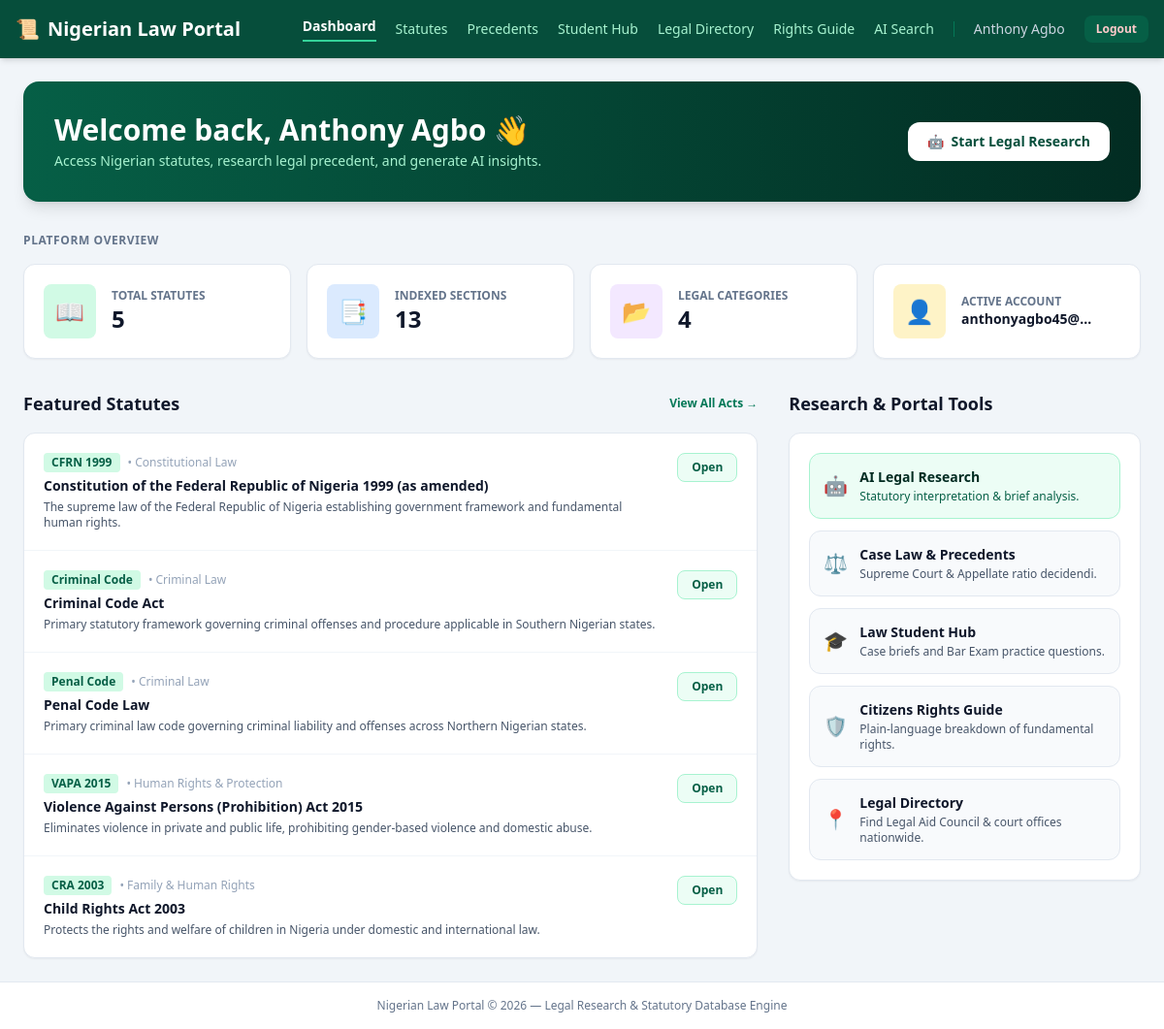
The page /dashboard (signed in) on the database its author committed.
### app.py (models this page shows, shortened)
class User(UserMixin, db.Model):
    id = db.Column(db.Integer, primary_key=True)
    full_name = db.Column(db.String(100), nullable=False)
    email = db.Column(db.String(120), unique=True, nullable=False)
    password_hash = db.Column(db.String(256), nullable=False)

class Statute(db.Model):
    id = db.Column(db.Integer, primary_key=True)
    title = db.Column(db.String(255), nullable=False)
    abbreviation = db.Column(db.String(20), nullable=False)
    category = db.Column(db.String(100), nullable=False)
    jurisdiction = db.Column(db.String(50), default="Federal")
    description = db.Column(db.Text, nullable=False)

### app.py (the view)
@app.route("/dashboard")
@login_required
def dashboard():
    total_statutes = Statute.query.count()
    total_sections = StatuteSection.query.count()
    categories = db.session.query(Statute.category).distinct().all()
    total_categories = len([c[0] for c in categories if c[0]])
    featured_statutes = Statute.query.limit(5).all()
    return render_template(
        "dashboard.html",
        total_statutes=total_statutes,
        total_sections=total_sections,
        total_categories=total_categories,
        featured_statutes=featured_statutes
    )

### app.py (called while the page is built)
@login_manager.user_loader
def load_user(user_id):
    return db.session.get(User, int(user_id))

### templates/dashboard.html (shortened to what this page needs)
<!DOCTYPE html>
<html lang="en">
<head>
    <script src="https://cdn.tailwindcss.com"></script>
</head>
<body class="bg-slate-100 font-sans text-slate-800 min-h-screen flex flex-col">
    <nav class="bg-emerald-900 text-white p-4 shadow-md sticky top-0 z-50">
        <div class="max-w-7xl mx-auto flex justify-between items-center">
            <a href="/dashboard" class="text-xl font-bold flex items-center gap-2">
                <span>📜</span> Nigerian Law Portal
            </a>
            <div class="flex items-center gap-5 text-sm overflow-x-auto">
                <a href="/dashboard" class="text-white font-bold border-b-2 border-emerald-400 pb-1">Dashboard</a>
                <a href="/laws" class="text-emerald-200 hover:text-white transition-colors">Statutes</a>
                <a href="/cases" class="text-emerald-200 hover:text-white transition-colors">Precedents</a>
                <a href="/student-hub" class="text-emerald-200 hover:text-white transition-colors">Student Hub</a>
                <a href="/directory" class="text-emerald-200 hover:text-white transition-colors">Legal Directory</a>
                <a href="/rights-guide" class="text-emerald-200 hover:text-white transition-colors">Rights Guide</a>
                <a href="/ai-search" class="text-emerald-200 hover:text-white transition-colors">AI Search</a>
                <span class="text-slate-300 font-medium hidden md:inline">{{ current_user.full_name }}</span>
                <a href="/logout" class="bg-emerald-800 hover:bg-emerald-700 px-3 py-1.5 rounded-lg text-xs font-semibold text-red-200 hover:text-white transition-colors shrink-0">
                    Logout
                </a>
            </div>
        </div>
    </nav>
    <main class="max-w-7xl mx-auto p-6 flex-grow w-full space-y-8">
        <div class="bg-gradient-to-r from-emerald-800 to-emerald-950 text-white rounded-2xl p-6 md:p-8 shadow-lg flex flex-col md:flex-row justify-between items-start md:items-center gap-4">
            <div>
                <h1 class="text-2xl md:text-3xl font-bold">Welcome back, {{ current_user.full_name }} 👋</h1>
                <p class="text-emerald-200 text-sm mt-1">Access Nigerian statutes, research legal precedent, and generate AI insights.</p>
            </div>
            <a href="/ai-search" class="bg-white text-emerald-900 hover:bg-emerald-50 px-5 py-2.5 rounded-xl font-semibold text-sm transition-colors shadow-sm flex items-center gap-2 shrink-0">
                <span>🤖</span> Start Legal Research
            </a>
        </div>
        <section>
            <h2 class="text-xs font-bold text-slate-500 uppercase tracking-wider mb-4">Platform Overview</h2>
            <div class="grid grid-cols-1 sm:grid-cols-2 lg:grid-cols-4 gap-4">
                <a href="/laws" class="bg-white hover:border-emerald-300 transition-colors rounded-xl p-5 border border-slate-200 shadow-sm flex items-center gap-4">
                    <div class="bg-emerald-100 text-emerald-800 p-3 rounded-lg text-2xl">📖</div>
                    <div>
                        <p class="text-xs text-slate-500 font-semibold uppercase">Total Statutes</p>
                        <p class="text-2xl font-bold text-slate-900">{{ total_statutes }}</p>
                    </div>
                </a>
                <a href="/laws" class="bg-white hover:border-blue-300 transition-colors rounded-xl p-5 border border-slate-200 shadow-sm flex items-center gap-4">
                    <div class="bg-blue-100 text-blue-800 p-3 rounded-lg text-2xl">📑</div>
                    <div>
                        <p class="text-xs text-slate-500 font-semibold uppercase">Indexed Sections</p>
                        <p class="text-2xl font-bold text-slate-900">{{ total_sections }}</p>
                    </div>
                </a>
                <div class="bg-white rounded-xl p-5 border border-slate-200 shadow-sm flex items-center gap-4">
                    <div class="bg-purple-100 text-purple-800 p-3 rounded-lg text-2xl">📂</div>
                    <div>
                        <p class="text-xs text-slate-500 font-semibold uppercase">Legal Categories</p>
                        <p class="text-2xl font-bold text-slate-900">{{ total_categories }}</p>
                    </div>
                </div>
                <div class="bg-white rounded-xl p-5 border border-slate-200 shadow-sm flex items-center gap-4">
                    <div class="bg-amber-100 text-amber-800 p-3 rounded-lg text-2xl">👤</div>
                    <div>
                        <p class="text-xs text-slate-500 font-semibold uppercase">Active Account</p>
                        <p class="text-sm font-bold text-slate-900 truncate max-w-[140px]">{{ current_user.email }}</p>
                    </div>
                </div>
            </div>
        </section>
        <div class="grid grid-cols-1 lg:grid-cols-3 gap-8">
            <div class="lg:col-span-2 space-y-4">
                <div class="flex justify-between items-center">
                    <h2 class="text-lg font-bold text-slate-900">Featured Statutes</h2>
                    <a href="/laws" class="text-xs font-semibold text-emerald-700 hover:text-emerald-800 flex items-center gap-1">
                        View All Acts →
                    </a>
                </div>
                {% if featured_statutes %}
                    <div class="bg-white rounded-xl shadow-sm border border-slate-200 divide-y divide-slate-100">
                        {% for statute in featured_statutes %}
                            <div class="p-5 flex justify-between items-start gap-4 hover:bg-slate-50 transition-colors">
                                <div class="space-y-1">
                                    <div class="flex items-center gap-2">
                                        <span class="text-xs font-bold text-emerald-800 bg-emerald-100 px-2 py-0.5 rounded">
                                            {{ statute.abbreviation }}
                                        </span>
                                        <span class="text-xs text-slate-400">• {{ statute.category }}</span>
                                    </div>
                                    <h3 class="text-sm font-bold text-slate-900">
                                        <a href="/laws/{{ statute.id }}" class="hover:text-emerald-700 transition-colors">
                                            {{ statute.title }}
                                        </a>
                                    </h3>
                                    <p class="text-xs text-slate-600 line-clamp-2">{{ statute.description }}</p>
                                </div>
                                <a href="/laws/{{ statute.id }}" class="bg-emerald-50 hover:bg-emerald-700 hover:text-white text-emerald-800 border border-emerald-200 px-3.5 py-1.5 rounded-lg text-xs font-semibold transition-colors shrink-0">
                                    Open
                                </a>
                            </div>
                        {% endfor %}
                    </div>
                {% else %}
                    <div class="bg-white rounded-xl border border-slate-200 p-8 text-center text-slate-500">
                        No statutes available in database.
                    </div>
                {% endif %}
            </div>
            <div class="space-y-4">
                <h2 class="text-lg font-bold text-slate-900">Research & Portal Tools</h2>
                <div class="bg-white rounded-xl shadow-sm border border-slate-200 p-5 space-y-3">
                    <a href="/ai-search" class="block p-3.5 border border-emerald-200 bg-emerald-50 rounded-xl hover:bg-emerald-100 transition-colors">
                        <div class="flex items-center gap-3">
                            <span class="text-xl">🤖</span>
                            <div>
                                <h4 class="text-sm font-bold text-emerald-950">AI Legal Research</h4>
                                <p class="text-xs text-emerald-800 mt-0.5">Statutory interpretation & brief analysis.</p>
                            </div>
                        </div>
                    </a>
                    <a href="/cases" class="block p-3.5 border border-slate-200 bg-slate-50 rounded-xl hover:bg-slate-100 transition-colors">
                        <div class="flex items-center gap-3">
                            <span class="text-xl">⚖️</span>
                            <div>
                                <h4 class="text-sm font-bold text-slate-900">Case Law & Precedents</h4>
                                <p class="text-xs text-slate-600 mt-0.5">Supreme Court & Appellate ratio decidendi.</p>
                            </div>
                        </div>
                    </a>
                    <a href="/student-hub" class="block p-3.5 border border-slate-200 bg-slate-50 rounded-xl hover:bg-slate-100 transition-colors">
                        <div class="flex items-center gap-3">
                            <span class="text-xl">🎓</span>
                            <div>
                                <h4 class="text-sm font-bold text-slate-900">Law Student Hub</h4>
                                <p class="text-xs text-slate-600 mt-0.5">Case briefs and Bar Exam practice questions.</p>
                            </div>
                        </div>
                    </a>
                    <a href="/rights-guide" class="block p-3.5 border border-slate-200 bg-slate-50 rounded-xl hover:bg-slate-100 transition-colors">
                        <div class="flex items-center gap-3">
                            <span class="text-xl">🛡️</span>
                            <div>
                                <h4 class="text-sm font-bold text-slate-900">Citizens Rights Guide</h4>
                                <p class="text-xs text-slate-600 mt-0.5">Plain-language breakdown of fundamental rights.</p>
                            </div>
                        </div>
                    </a>
                    <a href="/directory" class="block p-3.5 border border-slate-200 bg-slate-50 rounded-xl hover:bg-slate-100 transition-colors">
                        <div class="flex items-center gap-3">
                            <span class="text-xl">📍</span>
                            <div>
                                <h4 class="text-sm font-bold text-slate-900">Legal Directory</h4>
                                <p class="text-xs text-slate-600 mt-0.5">Find Legal Aid Council & court offices nationwide.</p>
                            </div>
                        </div>
                    </a>
                </div>
            </div>
        </div>
    </main>
    <footer class="bg-white border-t border-slate-200 py-4 text-center text-xs text-slate-500">
        <p>Nigerian Law Portal © 2026 — Legal Research & Statutory Database Engine</p>
    </footer>
</body>
</html>

### rows shown on the page
User: full_name "Anthony Agbo", email "anthonyagbo45@…"
Statute: abbreviation "CFRN 1999", category "Constitutional Law", title "Constitution of the Federal Republic of Nigeria 1999 (as amended)", description "The supreme law of the Federal Republic of Nigeria establishing government framework and fundamental human rights."
Statute: abbreviation "Criminal Code", category "Criminal Law", title "Criminal Code Act", description "Primary statutory framework governing criminal offenses and procedure applicable in Southern Nigerian states."
Statute: abbreviation "Penal Code", category "Criminal Law", title "Penal Code Law", description "Primary criminal law code governing criminal liability and offenses across Northern Nigerian states."
Statute: abbreviation "VAPA 2015", category "Human Rights & Protection", title "Violence Against Persons (Prohibition) Act 2015", description "Eliminates violence in private and public life, prohibiting gender-based violence and domestic abuse."
Statute: abbreviation "CRA 2003", category "Family & Human Rights", title "Child Rights Act 2003", description "Protects the rights and welfare of children in Nigeria under domestic and international law."

### other values the page prints
{{ total_statutes }} "5"
{{ total_sections }} "13"
{{ total_categories }} "4"
